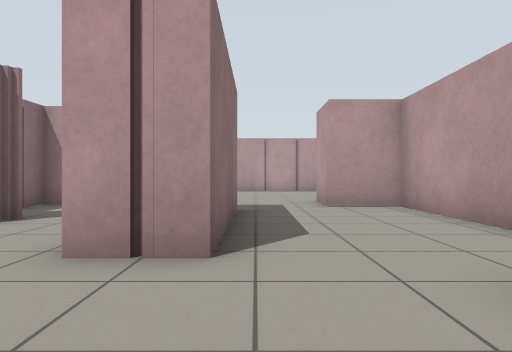
view 1 (above)

16 first-person views from a walk through a world built for the Gazebo simulator. The camera is 0.72 m above the floor, looks level and sees 70° across. The floor is counted in squares, 1 m on a side. Each view is taken from the middle of a square. On the plan, view 1 faces up. The plan holds only what a view shows up to about 11 squares ahead; the rest is blank.

view 2
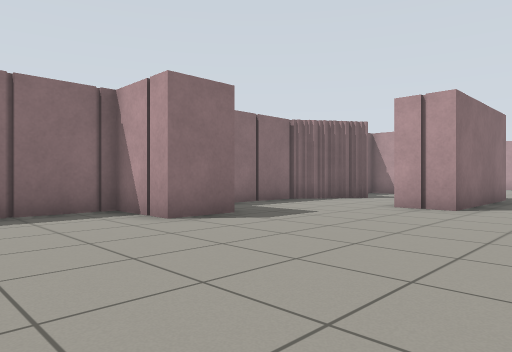

view 3
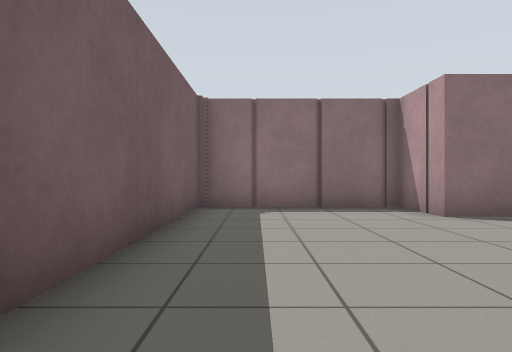

view 4
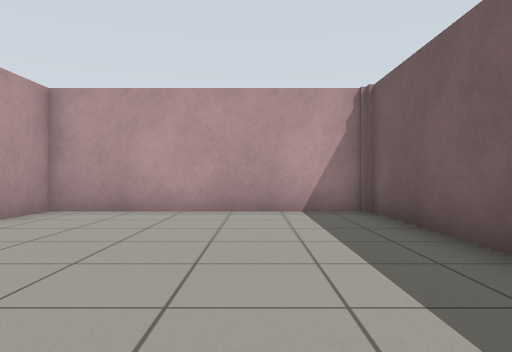

view 5
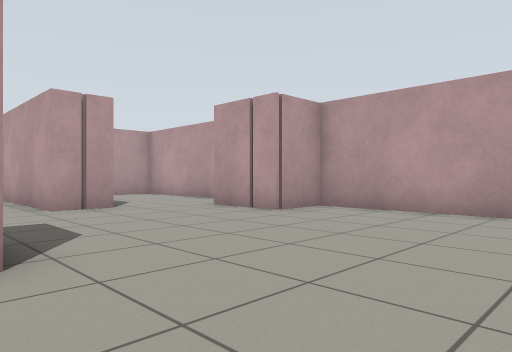

view 6
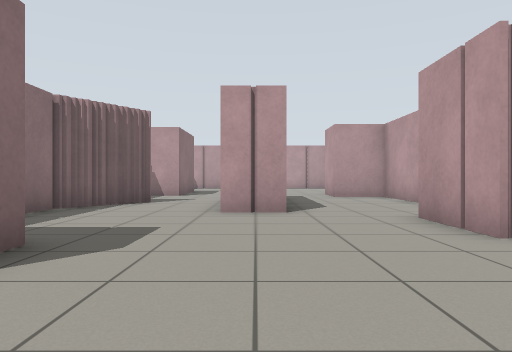

view 7
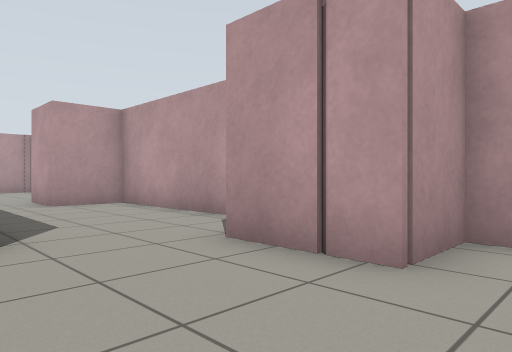

view 8
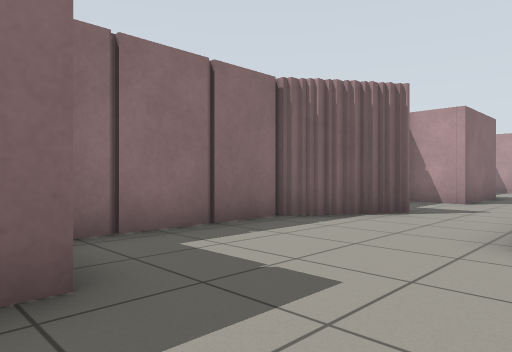

view 9
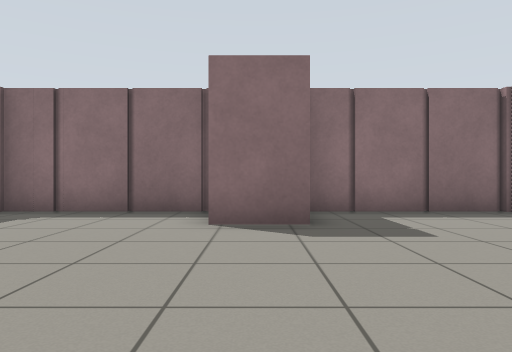

view 10
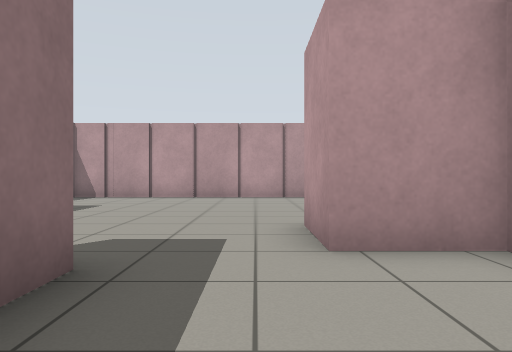

view 11
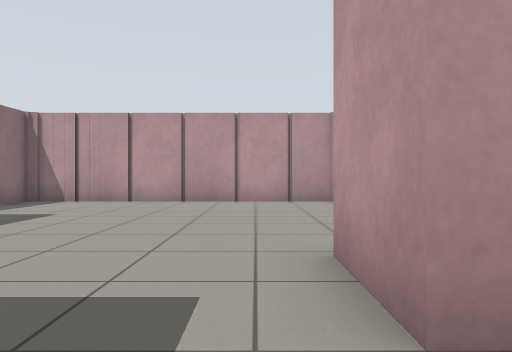

view 12
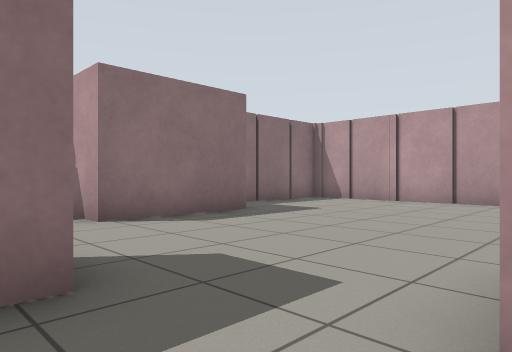

view 13
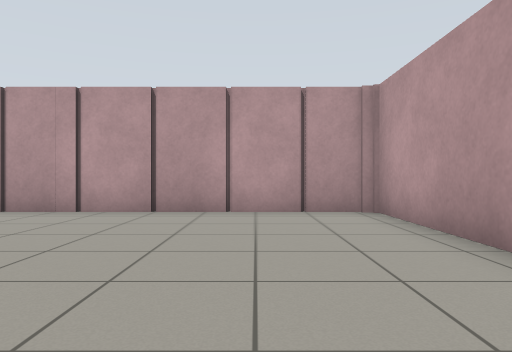

view 14
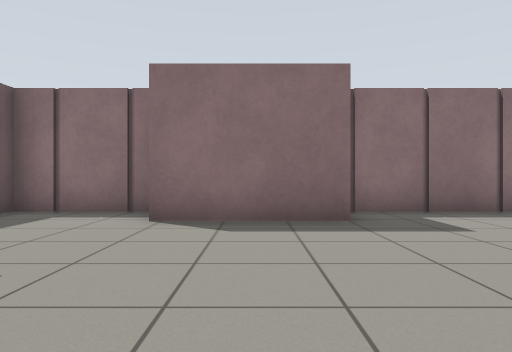

view 15
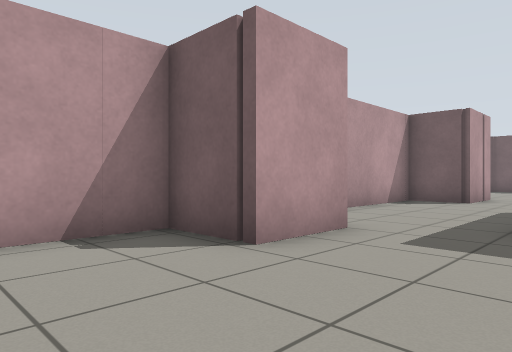

view 16
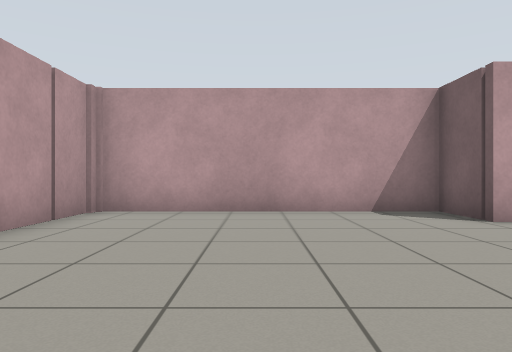

### Floor plan
Points are (right, up) in squares from view 1. A wall is a line through its corners. A room is listed if a view was taken in it or the views show most of it. See-through windows are left out.
Room 1 (views 1, 2, 3, 4, 5, 6, 7, 8, 9)
walls: (-3.4, -0.1) (-3.4, -1.7) (-5.4, -1.7) (-5.4, -6.3) (3.4, -6.3) (3.4, 0.2) (1.7, 0.2) (1.7, 2.3); (-1.7, 3.2) (-1.7, 4.4); (-5.4, 4.1) (-5.4, 0); (-4.9, 4.9) (-4.9, 4.4); (-4.5, 5.5) (-4.5, 5)
ways out: opening at (0, 3) to room 2; opening at (-2.5, 5.5) to room 3
Room 2 (views 10, 11, 12)
walls: (1.7, 2.3) (3.4, 2.3) (3.4, 8.5) (1.7, 8.5); (-0.4, 7.9) (-0.4, 3.2) (-1.7, 3.2)
ways out: opening at (0, 3) to room 1; opening at (0.5, 7.5) to room 3
Room 3 (views 13, 14, 15, 16)
walls: (-3.8, 12.6) (-3.8, 9.3) (-5.4, 9.3) (-5.4, 6.1) (-5, 6.1); (1.7, 8.5) (1.7, 10.3) (3.4, 10.3) (3.4, 17.3) (-5.4, 17.3) (-5.4, 12.9); (-4.1, 6.1) (-4.1, 5.5); (-1.7, 4.4) (-1.7, 7.6)
ways out: opening at (-2.5, 5.5) to room 1; opening at (0.5, 7.5) to room 2

Positions as (right, up) in squares from view 1, and headings:
1: (0, 0), facing up
2: (2, -5), facing up-left
3: (3, -5), facing left
4: (-4, -4), facing right
5: (-4, -5), facing up-right
6: (-1, -4), facing up
7: (-1, -1), facing up-right
8: (-1, -1), facing up-left
9: (2, -1), facing left
10: (1, 5), facing up
11: (1, 7), facing up
12: (2, 7), facing up-left
13: (1, 10), facing up
14: (2, 11), facing left
15: (-1, 13), facing down-right
16: (-4, 14), facing right
